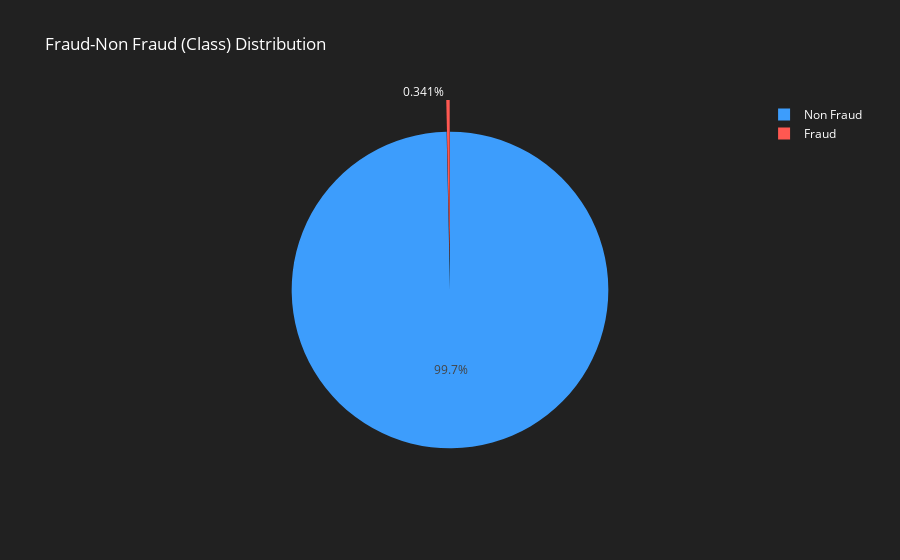

Notebook code cell kept with this figure:
### Markdown cell above
**As mentioned in the data information, the data is highly imbalanced. So let's check on our own the class distribution.**

### Code cell
# Pie chart
fig = go.Figure(data=[go.Pie(labels=["Non Fraud", "Fraud"], values=df_eda['Class'].value_counts(), pull=[0, 0.2])])
fig.update_layout(title_text="Fraud-Non Fraud (Class) Distribution", plot_bgcolor=colors[3], paper_bgcolor=colors[4], font_color=colors[5])
fig.update_traces(marker=dict(colors=[colors[1], colors[0]]))
fig.show()

### Figure 1 — Plotly figure (JSON) as saved in the notebook; plotly's stock layout.template omitted (floating-point values rounded to 4 significant figures)
{"data": [{"labels": ["Non Fraud", "Fraud"], "pull": [0, 0.2], "values": [25749, 88], "type": "pie", "marker": {"colors": ["#3d9dfc", "#FF5851"]}}], "layout": {"title": {"text": "Fraud-Non Fraud (Class) Distribution"}, "font": {"color": "#ffffff"}, "plot_bgcolor": "#494a49", "paper_bgcolor": "#212121"}}
